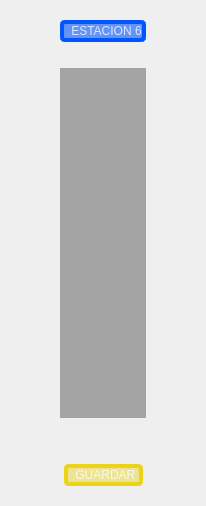
                <widget class="QWidget" name="page">
                 <layout class="QVBoxLayout" name="verticalLayout_24">
                  <item>
                   <widget class="QWidget" name="widget_2" native="true">
                    <property name="sizePolicy">
                     <sizepolicy hsizetype="Preferred" vsizetype="Preferred">
                      <horstretch>0</horstretch>
                      <verstretch>0</verstretch>
                     </sizepolicy>
                    </property>
                    <layout class="QVBoxLayout" name="verticalLayout_14">
                     <item>
                      <layout class="QHBoxLayout" name="horizontal_model_3">
                       <item>
                        <layout class="QVBoxLayout" name="verticalLayout_15">
                         <item>
                          <spacer name="horizontalSpacer_33">
                           <property name="orientation">
                            <enum>Qt::Orientation::Horizontal</enum>
                           </property>
                           <property name="sizeHint" stdset="0">
                            <size>
                             <width>40</width>
                             <height>20</height>
                            </size>
                           </property>
                          </spacer>
                         </item>
                        </layout>
                       </item>
                       <item>
                        <layout class="QVBoxLayout" name="verticalLayout_16">
                         <item>
                          <widget class="QPushButton" name="pushButton_2">
                           <property name="styleSheet">
                            <string notr="true">QPushButton{
background-color: rgba(0, 85, 255, 150);
font: 700 28pt &quot;Segoe UI&quot;;
color: rgba(255, 255, 255, 200);
border-radius: 5px;
padding-left:7px;
border: 4px solid black;
border-color: rgb(0, 85, 255);}

QPushButton:pressed {
	/*background-color: rgb(255, 233, 51 );*/
    background-color: rgb(0, 0, 255);
}
</string>
                           </property>
                           <property name="text">
                            <string>ESTACION 6</string>
                           </property>
                          </widget>
                         </item>
                         <item>
                          <spacer name="horizontalSpacer_34">
                           <property name="orientation">
                            <enum>Qt::Orientation::Horizontal</enum>
                           </property>
                           <property name="sizeHint" stdset="0">
                            <size>
                             <width>40</width>
                             <height>20</height>
                            </size>
                           </property>
                          </spacer>
                         </item>
                         <item>
                          <widget class="QWidget" name="widget_setup_E6" native="true">
                           <property name="minimumSize">
                            <size>
                             <width>0</width>
                             <height>350</height>
                            </size>
                           </property>
                           <property name="maximumSize">
                            <size>
                             <width>16777215</width>
                             <height>16777215</height>
                            </size>
                           </property>
                           <property name="styleSheet">
                            <string notr="true">background-color: rgba(0, 0, 0, 80);</string>
                           </property>
                          </widget>
                         </item>
                        </layout>
                       </item>
                       <item>
                        <layout class="QVBoxLayout" name="verticalLayout_20">
                         <item>
                          <spacer name="horizontalSpacer_35">
                           <property name="orientation">
                            <enum>Qt::Orientation::Horizontal</enum>
                           </property>
                           <property name="sizeHint" stdset="0">
                            <size>
                             <width>40</width>
                             <height>20</height>
                            </size>
                           </property>
                          </spacer>
                         </item>
                        </layout>
                       </item>
                      </layout>
                     </item>
                     <item>
                      <spacer name="verticalSpacer_14">
                       <property name="orientation">
                        <enum>Qt::Orientation::Vertical</enum>
                       </property>
                       <property name="sizeHint" stdset="0">
                        <size>
                         <width>20</width>
                         <height>40</height>
                        </size>
                       </property>
                      </spacer>
                     </item>
                     <item>
                      <layout class="QHBoxLayout" name="horizontalLayout_18">
                       <item>
                        <spacer name="horizontalSpacer_36">
                         <property name="orientation">
                          <enum>Qt::Orientation::Horizontal</enum>
                         </property>
                         <property name="sizeHint" stdset="0">
                          <size>
                           <width>40</width>
                           <height>20</height>
                          </size>
                         </property>
                        </spacer>
                       </item>
                       <item>
                        <widget class="QPushButton" name="btn_SaveSetup_2">
                         <property name="styleSheet">
                          <string notr="true">QPushButton{
background-color: rgba(235, 211, 26,110);
font: 700 30pt &quot;Segoe UI&quot;;
color: rgba(255, 255, 255, 200);
border-radius: 5px;
padding-left:7px;
border: 4px solid black;
border-color: rgb(235, 211, 26);}

QPushButton:pressed {
	/*background-color: rgb(255, 233, 51 );*/
    background-color: rgb(235, 211, 26);
}
</string>
                         </property>
                         <property name="text">
                          <string>GUARDAR </string>
                         </property>
                        </widget>
                       </item>
                       <item>
                        <spacer name="horizontalSpacer_37">
                         <property name="orientation">
                          <enum>Qt::Orientation::Horizontal</enum>
                         </property>
                         <property name="sizeHint" stdset="0">
                          <size>
                           <width>40</width>
                           <height>20</height>
                          </size>
                         </property>
                        </spacer>
                       </item>
                      </layout>
                     </item>
                    </layout>
                   </widget>
                  </item>
                 </layout>
                </widget>
